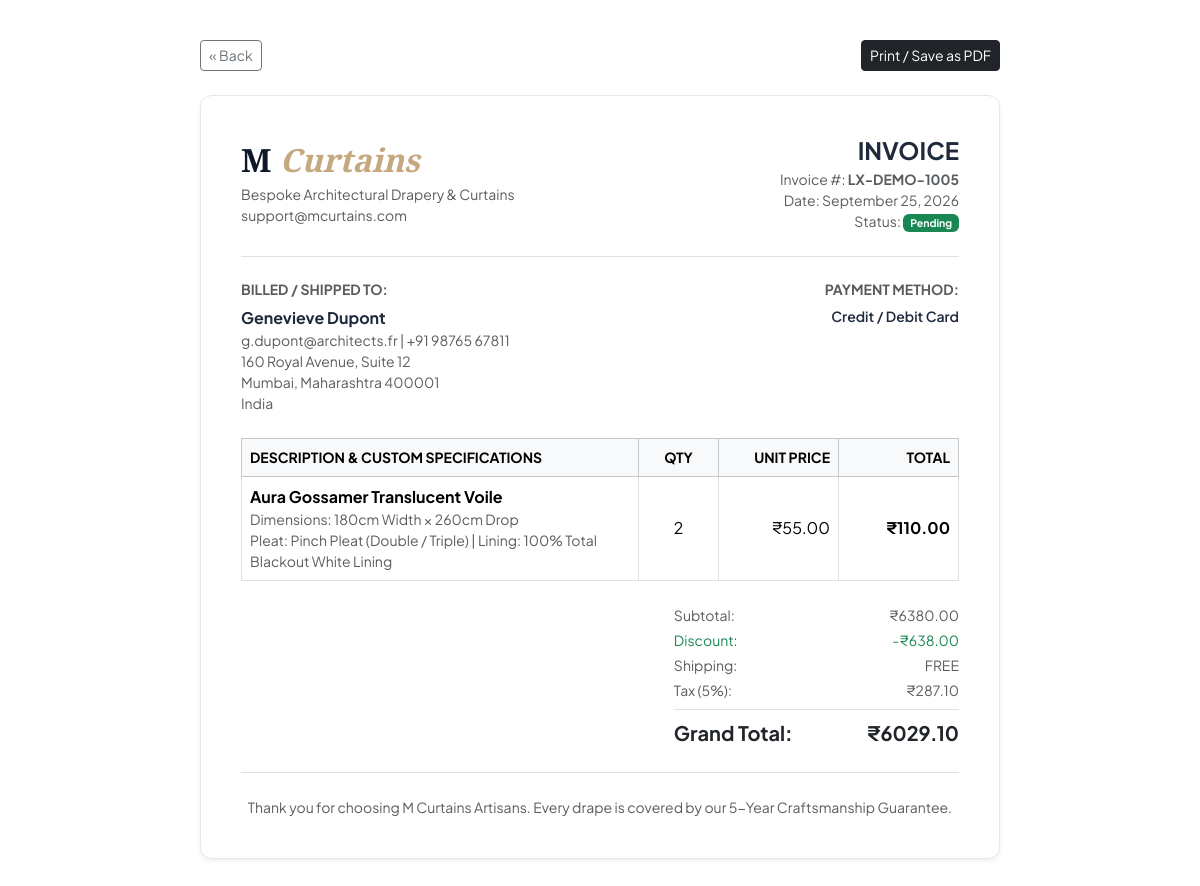
The app's page /orders/LX-DEMO-1005/invoice/ with its own data.
### apps/user_app/models.py (models this page shows, shortened)
class Order(models.Model):
    STATUS_CHOICES = (
        ('Pending', 'Pending Confirmation'),
        ('Confirmed', 'Order Confirmed'),
        ('Tailoring', 'In Custom Tailoring'),
        ('Shipped', 'Shipped / In Transit'),
        ('Delivered', 'Delivered'),
        ('Cancelled', 'Cancelled'),
    )
    PAYMENT_METHOD_CHOICES = (
        ('card', 'Credit / Debit Card'),
        ('cod', 'Cash on Delivery'),
        ('upi', 'Instant UPI / Net Banking'),
    )
    PAYMENT_STATUS_CHOICES = (
        ('Pending', 'Pending'),
        ('Paid', 'Paid'),
        ('Failed', 'Failed'),
        ('Refunded', 'Refunded'),
    )
    order_number = models.CharField(max_length=50, unique=True, editable=False)
    user = models.ForeignKey(User, on_delete=models.SET_NULL, null=True, blank=True, related_name='orders')
    full_name = models.CharField(max_length=150)
    email = models.EmailField()
    phone = models.CharField(max_length=30)
    street_address = models.CharField(max_length=255)
    apartment_suite = models.CharField(max_length=255, blank=True)
    city = models.CharField(max_length=100)
    state = models.CharField(max_length=100)
    postal_code = models.CharField(max_length=20)
    country = models.CharField(max_length=100, default='India')
    order_notes = models.TextField(blank=True, help_text="Special instructions for curtain hanging or tailoring")
    subtotal = models.DecimalField(max_digits=10, decimal_places=2)
    discount_amount = models.DecimalField(max_digits=10, decimal_places=2, default=0.00)
    shipping_fee = models.DecimalField(max_digits=10, decimal_places=2, default=0.00)
    tax_amount = models.DecimalField(max_digits=10, decimal_places=2, default=0.00)
    total_amount = models.DecimalField(max_digits=10, decimal_places=2)
    payment_method = models.CharField(max_length=30, choices=PAYMENT_METHOD_CHOICES, default='card')
    payment_status = models.CharField(max_length=30, choices=PAYMENT_STATUS_CHOICES, default='Pending')
    status = models.CharField(max_length=30, choices=STATUS_CHOICES, default='Pending')
    tracking_number = models.CharField(max_length=100, blank=True)
    admin_notes = models.TextField(blank=True)
    created_at = models.DateTimeField(auto_now_add=True)
    updated_at = models.DateTimeField(auto_now=True)
    class Meta:
        ordering = ['-created_at']

class OrderItem(models.Model):
    order = models.ForeignKey(Order, on_delete=models.CASCADE, related_name='items')
    product = models.ForeignKey(Product, on_delete=models.SET_NULL, null=True, blank=True)
    product_name = models.CharField(max_length=200)
    product_image_url = models.URLField(max_length=500, blank=True)
    unit_price = models.DecimalField(max_digits=10, decimal_places=2)
    quantity = models.PositiveIntegerField(default=1)
    total_price = models.DecimalField(max_digits=10, decimal_places=2)
    width_cm = models.PositiveIntegerField(default=140)
    drop_cm = models.PositiveIntegerField(default=225)
    pleat_name = models.CharField(max_length=100, default='Standard Eyelet')
    lining_name = models.CharField(max_length=100, default='Standard Unlined')

### apps/user_app/views.py (the view)
# urls.py: path('orders/<str:order_number>/invoice/', views.order_invoice_view, name='order_invoice'),
def order_invoice_view(request, order_number):
    order = get_object_or_404(Order.objects.prefetch_related('items'), order_number=order_number)
    return render(request, 'orders/invoice.html', {'order': order})

### apps/user_app/cart.py (called while the page is built)
    def __len__(self):
        return sum(item['quantity'] for item in self.cart.values())

### apps/user_app/context_processors.py (called while the page is built)
def categories_processor(request):
    return {
        'nav_categories': Category.objects.all()[:8],
    }

def cart_processor(request):
    cart = Cart(request)
    return {
        'cart': cart,
        'cart_total_items': len(cart),
    }

### templates/orders/invoice.html (shortened to what this page needs)
{% load static %}
<!DOCTYPE html>
<html lang="en">
<head>
  <link href="https://cdn.jsdelivr.net/npm/bootstrap@5.3.3/dist/css/bootstrap.min.css" rel="stylesheet">
</head>
<body>
<div class="container">
  <div class="no-print d-flex justify-content-between align-items-center max-w-800 mx-auto mb-4" style="max-width: 800px;">
    <a href="javascript:history.back()" class="btn btn-sm btn-outline-secondary">&laquo; Back</a>
    <button onclick="window.print()" class="btn btn-sm btn-dark">Print / Save as PDF</button>
  </div>
  <div class="invoice-card shadow-sm">
    <div class="d-flex justify-content-between align-items-start border-bottom pb-4 mb-4">
      <div>
        <div class="brand-title">M <span style="color: #c5a880; font-style: italic;">Curtains</span></div>
        <div class="text-muted small">Bespoke Architectural Drapery & Curtains</div>
        <div class="text-muted small">support@mcurtains.com</div>
      </div>
      <div class="text-end">
        <h4 class="fw-bold mb-1">INVOICE</h4>
        <div class="text-muted small">Invoice #: <strong>{{ order.order_number }}</strong></div>
        <div class="text-muted small">Date: {{ order.created_at|date:"F d, Y" }}</div>
        <div class="text-muted small">Status: <span class="badge bg-success">{{ order.payment_status }}</span></div>
      </div>
    </div>
    <div class="row mb-4">
      <div class="col-6">
        <h6 class="fw-bold text-uppercase text-muted small">Billed / Shipped To:</h6>
        <div class="fw-bold">{{ order.full_name }}</div>
        <div class="small text-muted">{{ order.email }} | {{ order.phone }}</div>
        <div class="small text-muted">
          {{ order.street_address }}{% if order.apartment_suite %}, {{ order.apartment_suite }}{% endif %}<br>
          {{ order.city }}, {{ order.state }} {{ order.postal_code }}<br>
          {{ order.country }}
        </div>
      </div>
      <div class="col-6 text-end">
        <h6 class="fw-bold text-uppercase text-muted small">Payment Method:</h6>
        <div class="small fw-semibold">{{ order.get_payment_method_display }}</div>
      </div>
    </div>
    <table class="table table-bordered mb-4">
      <thead class="table-light small text-uppercase">
        <tr>
          <th>Description & Custom Specifications</th>
          <th class="text-center" style="width: 80px;">Qty</th>
          <th class="text-end" style="width: 120px;">Unit Price</th>
          <th class="text-end" style="width: 120px;">Total</th>
        </tr>
      </thead>
      <tbody>
        {% for item in order.items.all %}
          <tr>
            <td>
              <div class="fw-bold">{{ item.product_name }}</div>
              <div class="small text-muted">
                Dimensions: {{ item.width_cm }}cm Width × {{ item.drop_cm }}cm Drop<br>
                Pleat: {{ item.pleat_name }} | Lining: {{ item.lining_name }}
              </div>
            </td>
            <td class="text-center align-middle">{{ item.quantity }}</td>
            <td class="text-end align-middle">₹{{ item.unit_price }}</td>
            <td class="text-end align-middle fw-bold">₹{{ item.total_price }}</td>
          </tr>
        {% endfor %}
      </tbody>
    </table>
    <div class="row justify-content-end mb-4">
      <div class="col-5">
        <div class="d-flex justify-content-between small text-muted mb-1">
          <span>Subtotal:</span>
          <span>₹{{ order.subtotal }}</span>
        </div>
        {% if order.discount_amount > 0 %}
          <div class="d-flex justify-content-between small text-success mb-1">
            <span>Discount:</span>
            <span>-₹{{ order.discount_amount }}</span>
          </div>
        {% endif %}
        <div class="d-flex justify-content-between small text-muted mb-1">
          <span>Shipping:</span>
          <span>{% if order.shipping_fee == 0 %}FREE{% else %}₹{{ order.shipping_fee }}{% endif %}</span>
        </div>
        <div class="d-flex justify-content-between small text-muted mb-2">
          <span>Tax (5%):</span>
          <span>₹{{ order.tax_amount }}</span>
        </div>
        <div class="d-flex justify-content-between fs-5 fw-bold text-dark pt-2 border-top">
          <span>Grand Total:</span>
          <span>₹{{ order.total_amount }}</span>
        </div>
      </div>
    </div>
    <div class="text-center pt-4 border-top text-muted small">
      Thank you for choosing M Curtains Artisans. Every drape is covered by our 5-Year Craftsmanship Guarantee.
    </div>
  </div>
</div>
</body>
</html>

### templates/orders/invoice.html (style rules this page uses)
body { font-family: 'Plus Jakarta Sans', sans-serif; color: #1e293b; background: #fff; padding: 40px 0; }
.invoice-card { max-width: 800px; margin: 0 auto; padding: 40px; border: 1px solid #e2e8f0; border-radius: 12px; }
.brand-title { font-family: 'Playfair Display', serif; font-size: 2rem; font-weight: 700; color: #0f172a; }

### records on screen
Order: order_number "LX-DEMO-1005", created_at "September 25, 2026", payment_status "Pending", full_name "Genevieve Dupont", email "g.dupont@architects.fr", phone "+91 98765 67811", street_address "160 Royal Avenue", apartment_suite "Suite 12", city "Mumbai", state "Maharashtra", postal_code "400001", country "India", payment_method "Credit / Debit Card", subtotal "6380.00", discount_amount "638.00", tax_amount "287.10", total_amount "6029.10"
OrderItem: product_name "Aura Gossamer Translucent Voile", width_cm "180", drop_cm "260", pleat_name "Pinch Pleat (Double / Triple)", lining_name "100% Total Blackout White Lining", quantity "2", unit_price "55.00", total_price "110.00"
